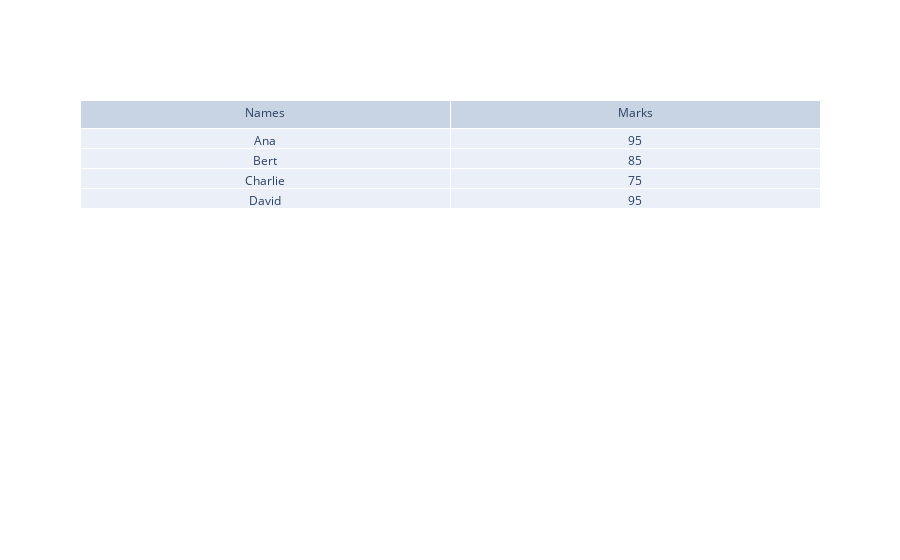

Notebook code for this chart:
### Markdown cell above
3. Add this object as the `data` in a Figure object created using the `go.Figure` function

### Code cell
fig = go.Figure(data=table)
fig.show()

### Figure 1 — Plotly figure (JSON) as saved in the notebook; plotly's stock layout.template omitted (floating-point values rounded to 4 significant figures)
{"data": [{"cells": {"values": [["Ana", "Bert", "Charlie", "David"], [95, 85, 75, 95]]}, "header": {"values": ["Names", "Marks"]}, "type": "table"}], "layout": {}}
